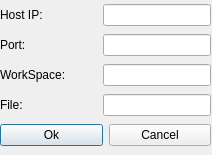
<?xml version="1.0" encoding="UTF-8"?>
<ui version="4.0">
 <class>connect_ui</class>
 <widget class="QDialog" name="connect_ui">
  <property name="geometry">
   <rect>
    <x>0</x>
    <y>0</y>
    <width>212</width>
    <height>155</height>
   </rect>
  </property>
  <property name="windowTitle">
   <string>Connect Host..</string>
  </property>
  <widget class="QWidget" name="layoutWidget">
   <property name="geometry">
    <rect>
     <x>0</x>
     <y>2</y>
     <width>211</width>
     <height>151</height>
    </rect>
   </property>
   <layout class="QVBoxLayout" name="verticalLayout">
    <item>
     <layout class="QHBoxLayout" name="horizontalLayout_2">
      <item>
       <widget class="QLabel" name="label">
        <property name="text">
         <string>Host IP:</string>
        </property>
       </widget>
      </item>
      <item>
       <spacer name="horizontalSpacer_3">
        <property name="orientation">
         <enum>Qt::Horizontal</enum>
        </property>
        <property name="sizeHint" stdset="0">
         <size>
          <width>10</width>
          <height>20</height>
         </size>
        </property>
       </spacer>
      </item>
      <item>
       <widget class="QLineEdit" name="lineEdit"/>
      </item>
     </layout>
    </item>
    <item>
     <layout class="QHBoxLayout" name="horizontalLayout">
      <item>
       <widget class="QLabel" name="label_2">
        <property name="text">
         <string>Port:</string>
        </property>
       </widget>
      </item>
      <item>
       <spacer name="horizontalSpacer">
        <property name="orientation">
         <enum>Qt::Horizontal</enum>
        </property>
        <property name="sizeHint" stdset="0">
         <size>
          <width>10</width>
          <height>20</height>
         </size>
        </property>
       </spacer>
      </item>
      <item>
       <widget class="QLineEdit" name="lineEdit_2">
        <property name="text">
         <string/>
        </property>
       </widget>
      </item>
     </layout>
    </item>
    <item>
     <layout class="QHBoxLayout" name="horizontalLayout_5">
      <item>
       <widget class="QLabel" name="label_4">
        <property name="text">
         <string>WorkSpace:</string>
        </property>
       </widget>
      </item>
      <item>
       <spacer name="horizontalSpacer_4">
        <property name="orientation">
         <enum>Qt::Horizontal</enum>
        </property>
        <property name="sizeHint" stdset="0">
         <size>
          <width>0</width>
          <height>20</height>
         </size>
        </property>
       </spacer>
      </item>
      <item>
       <widget class="QLineEdit" name="lineEdit_3"/>
      </item>
     </layout>
    </item>
    <item>
     <layout class="QHBoxLayout" name="horizontalLayout_4">
      <item>
       <widget class="QLabel" name="label_3">
        <property name="text">
         <string>File:</string>
        </property>
       </widget>
      </item>
      <item>
       <spacer name="horizontalSpacer_2">
        <property name="orientation">
         <enum>Qt::Horizontal</enum>
        </property>
        <property name="sizeHint" stdset="0">
         <size>
          <width>10</width>
          <height>20</height>
         </size>
        </property>
       </spacer>
      </item>
      <item>
       <widget class="QLineEdit" name="lineEdit_4"/>
      </item>
     </layout>
    </item>
    <item>
     <layout class="QHBoxLayout" name="horizontalLayout_3">
      <item>
       <widget class="QPushButton" name="pushButton">
        <property name="text">
         <string>Ok</string>
        </property>
       </widget>
      </item>
      <item>
       <widget class="QPushButton" name="pushButton_2">
        <property name="text">
         <string>Cancel</string>
        </property>
       </widget>
      </item>
     </layout>
    </item>
   </layout>
  </widget>
 </widget>
 <resources/>
 <connections/>
</ui>
